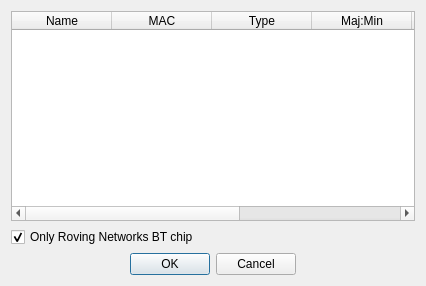
<?xml version="1.0" encoding="UTF-8"?>
<ui version="4.0">
 <class>BtWindow</class>
 <widget class="QDialog" name="BtWindow">
  <property name="geometry">
   <rect>
    <x>0</x>
    <y>0</y>
    <width>426</width>
    <height>286</height>
   </rect>
  </property>
  <property name="windowTitle">
   <string>Dialog</string>
  </property>
  <layout class="QVBoxLayout" name="verticalLayout">
   <item>
    <widget class="QTableWidget" name="uitwPorts">
     <property name="editTriggers">
      <set>QAbstractItemView::NoEditTriggers</set>
     </property>
     <property name="selectionMode">
      <enum>QAbstractItemView::MultiSelection</enum>
     </property>
     <property name="selectionBehavior">
      <enum>QAbstractItemView::SelectRows</enum>
     </property>
     <column>
      <property name="text">
       <string>Name</string>
      </property>
     </column>
     <column>
      <property name="text">
       <string>MAC</string>
      </property>
     </column>
     <column>
      <property name="text">
       <string>Type</string>
      </property>
     </column>
     <column>
      <property name="text">
       <string>Maj:Min</string>
      </property>
     </column>
     <column>
      <property name="text">
       <string>Class</string>
      </property>
     </column>
     <column>
      <property name="text">
       <string>RSSI</string>
      </property>
     </column>
     <column>
      <property name="text">
       <string>Srv UUIDs</string>
      </property>
     </column>
    </widget>
   </item>
   <item>
    <widget class="QCheckBox" name="uicbRovingNetworksOnly">
     <property name="text">
      <string>Only Roving Networks BT chip</string>
     </property>
     <property name="checked">
      <bool>true</bool>
     </property>
    </widget>
   </item>
   <item>
    <widget class="QDialogButtonBox" name="buttonBox">
     <property name="standardButtons">
      <set>QDialogButtonBox::Cancel|QDialogButtonBox::Ok</set>
     </property>
     <property name="centerButtons">
      <bool>true</bool>
     </property>
    </widget>
   </item>
  </layout>
 </widget>
 <resources/>
 <connections>
  <connection>
   <sender>buttonBox</sender>
   <signal>accepted()</signal>
   <receiver>BtWindow</receiver>
   <slot>accept()</slot>
   <hints>
    <hint type="sourcelabel">
     <x>387</x>
     <y>557</y>
    </hint>
    <hint type="destinationlabel">
     <x>387</x>
     <y>288</y>
    </hint>
   </hints>
  </connection>
  <connection>
   <sender>buttonBox</sender>
   <signal>rejected()</signal>
   <receiver>BtWindow</receiver>
   <slot>reject()</slot>
   <hints>
    <hint type="sourcelabel">
     <x>387</x>
     <y>267</y>
    </hint>
    <hint type="destinationlabel">
     <x>387</x>
     <y>143</y>
    </hint>
   </hints>
  </connection>
 </connections>
</ui>
